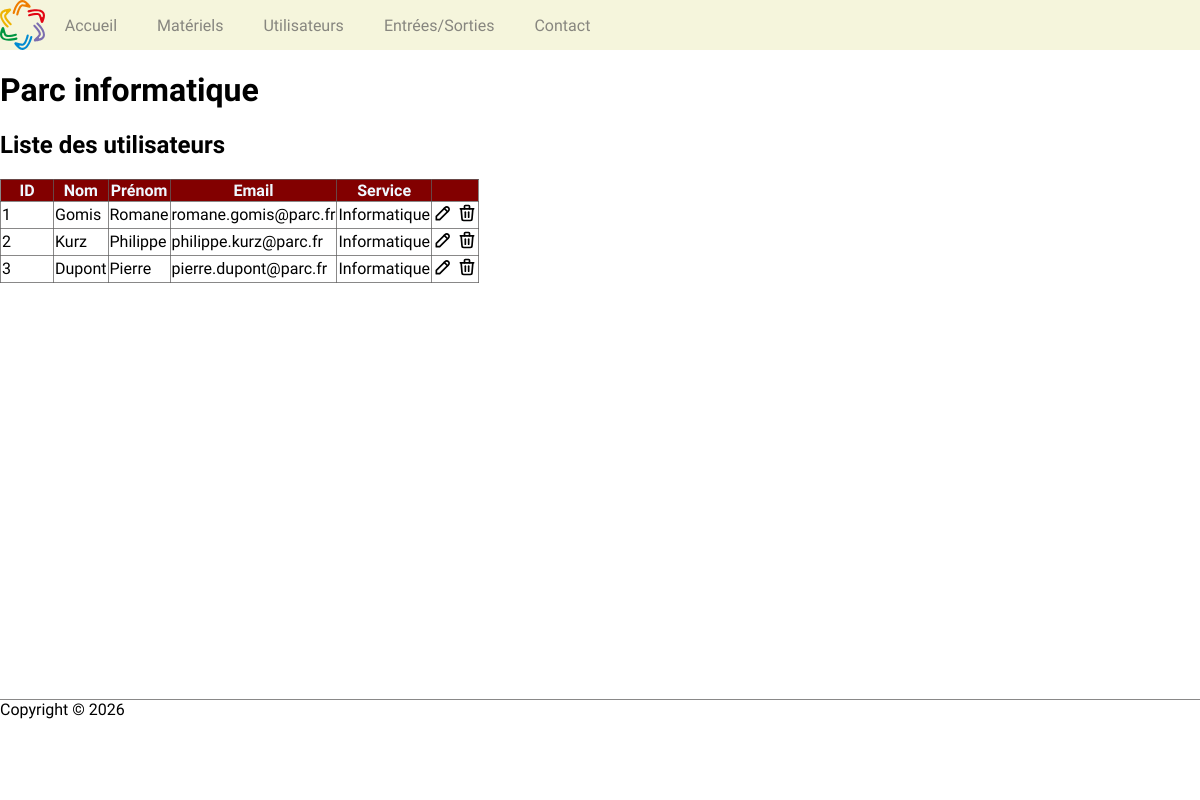
Page /utilisateurs.php on the committed database.
### tables this page shows
CREATE TABLE utilisateurs (
    id INT AUTO_INCREMENT PRIMARY KEY,
    nom VARCHAR(100) NOT NULL,
    prenom VARCHAR(100) NOT NULL,
    email VARCHAR(100) UNIQUE NOT NULL,
    mot_de_passe VARCHAR(255) NOT NULL,
    id_service INT,
    FOREIGN KEY (id_service) REFERENCES services(id)
);

CREATE TABLE services (
    id INT AUTO_INCREMENT PRIMARY KEY,
    nom VARCHAR(100) NOT NULL
);

### utilisateurs.php (the view, shortened to what this page needs)
<?php include 'entete.php' ?>
<?php
$pdo = new PDO('mysql:host=' . HOST . ';dbname=' . DB_NAME . ';charset=utf8mb4', USER, PWD);
$requete = $pdo->query('SELECT utilisateurs.*, services.nom AS nom_service
                         FROM utilisateurs
                         LEFT JOIN services ON utilisateurs.id_service = services.id');
$utilisateurs = $requete->fetchAll(PDO::FETCH_ASSOC);
?>
<h1>Parc informatique</h1>
<h2>Liste des utilisateurs</h2>
<table>
    <thead>
        <tr>
            <th class="col-id">ID</th>
            <th class="col-nom">Nom</th>
            <th class="col-prenom">Prénom</th>
            <th class="col-email">Email</th>
            <th class="col-service">Service</th>
            <th class="col-commande"></th>
        </tr>
  </thead>
  <tbody>
    <?php
        foreach ($utilisateurs as $utilisateur) {
            echo '<tr>';
            echo '<td>' . $utilisateur['id'] . '</td>';
            echo '<td>' . $utilisateur['nom'] . '</td>';
            echo '<td>' . $utilisateur['prenom'] . '</td>';
            echo '<td>' . $utilisateur['email'] . '</td>';
            echo '<td>' . $utilisateur['nom_service'] . '</td>';
            echo '<td><a href=""><img src="images/pencil.svg" style="height: 20px;"/></a>&nbsp;<a href=""><img src="images/trash.svg" style="height: 20px;"/></a></td>';
            echo '</tr>';
    }
    ?>
  </tbody>
</table>
<?php include 'footer.php' ?>

### style.css (style rules this page uses)
body { font-family: 'Jim Nightshade'; font-optical-sizing: auto; font-weight: 400; font-style: normal; margin: 0; display: flex; flex-direction: column; min-height: 100vh; }
table { border-collapse: collapse; }
table td, table th { border: solid 1px rgba(96, 95, 95, 0.741); }
table th { background-color: rgb(130, 0, 0); color: aliceblue; }
.col-id { width: 50px; }

### rows in the picture
utilisateurs: id "1", nom "Gomis", prenom "Romane", email "romane.gomis@parc.fr", id_service.nom "Informatique"
utilisateurs: id "2", nom "Kurz", prenom "Philippe", email "philippe.kurz@parc.fr", id_service.nom "Informatique"
utilisateurs: id "3", nom "Dupont", prenom "Pierre", email "pierre.dupont@parc.fr", id_service.nom "Informatique"
